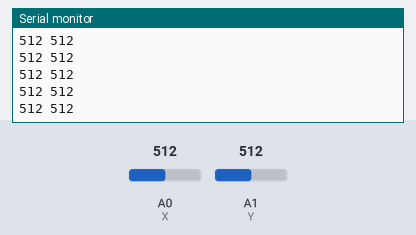
Simulated run of this sketch. Board: Arduino Uno, built with avr-gcc and run on an emulated ATmega328P. On the bench: the last lines printed to the serial monitor. The test bench sets the inputs (shaded band); at power-on: A0 (X) = 512, A1 (Y) = 512.

Above: at 1.2 s.
1.3 s: A0 (X) set to 986
At 2.4 s:
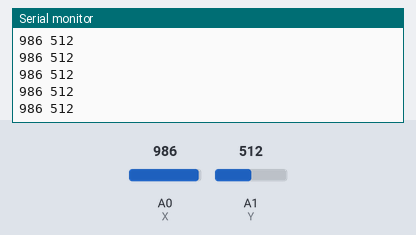
2.8 s: A0 (X) set to 1007
At 3.8 s:
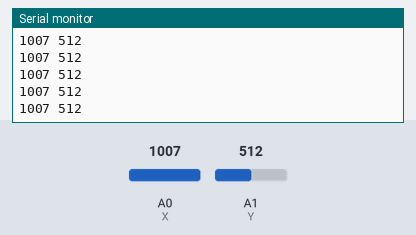
Timing chart, 0 to 5.8 s (numbered marks = the images above; inputs shaded):
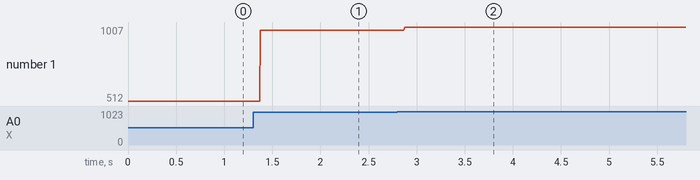

The sketch:

joystick.ino
```cpp
// hook up the thumbstick to analog input pins: A0 and A1
byte X = A0;
byte Y = A1;

void setup() {
  Serial.begin(9600);
}

void loop() {

  // print the X & Y thumbstick values
  Serial.print(analogRead(X));
  Serial.print(' ');
  Serial.println(analogRead(Y));
}
```

Measured:
- after the input at 1.3 s, the serial monitor: prints a new line after 0.08 s (image 1)
- after the input at 2.8 s, the serial monitor: prints a new line after 0.07 s (image 2)
- plotted number 1: 512 → 986 after the input at 1.3 s, 986 → 1007 after the input at 2.8 s
